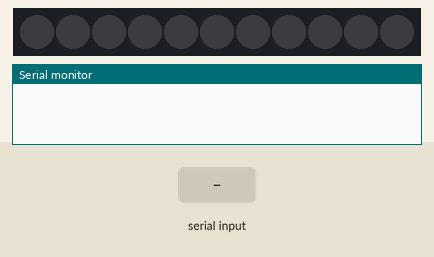
Bench run of a sketch on a simulated Arduino Uno, built with avr-gcc and run on an emulated ATmega328P. Shown: 11 RGB LEDs in strip order, left to right, the last lines printed to the serial monitor. The test bench sets the inputs (shaded band). Dim RGB values are drawn brighter than linear; random numbers use the default seed unless the sketch sets one.

Above: at 1.2 s.
1.3 s: "dispersao\n" received over Serial
At 1.45 s:
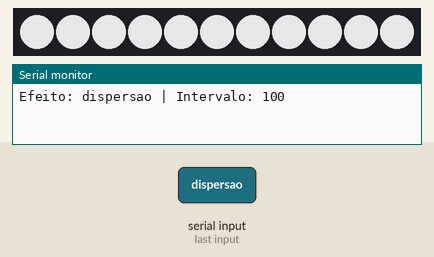
3.2 s: "espectro\n" received over Serial
At 3.35 s:
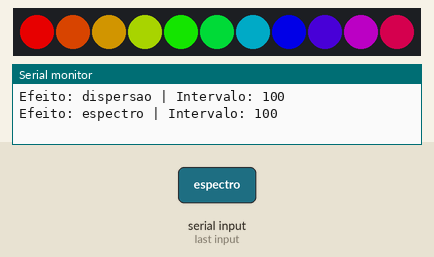
5.1 s: "decolagem 150\n" received over Serial
At 5.32 s:
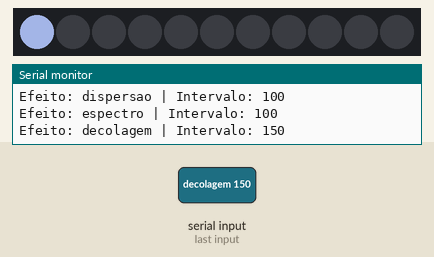
7.0 s: "calculo\n" received over Serial
At 7.27 s:
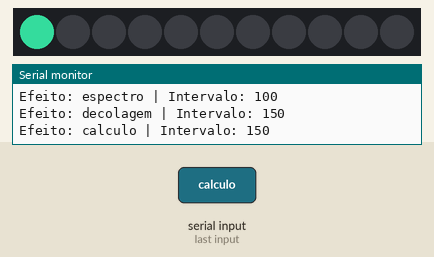
9.1 s: "fogo 1\n" received over Serial
At 9.49 s:
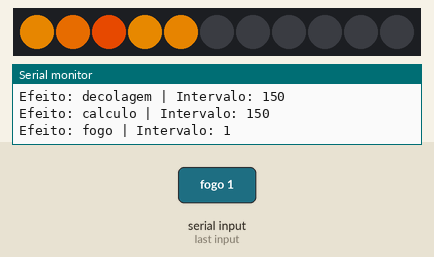
11.7 s: "apagar 150\n" received over Serial
At 13.0 s:
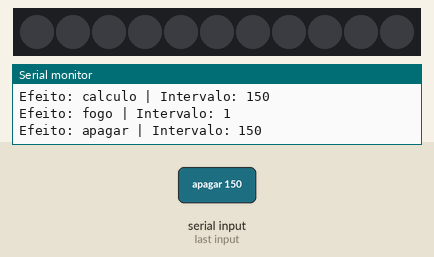

The sketch:

Tarefa_2_LEDs_versao_2.ino
```cpp
#include <FastLED.h>

#define PINO_DADOS 7
#define QTD_LEDS 11

CRGB leds[QTD_LEDS];
int padrao[QTD_LEDS] = {1,0,1,1,0,1,0,0,1,0,1};

String estado = "apagar";

unsigned long tempoAnterior = 0;
unsigned long intervalo = 100;

byte deslocamento = 0;

int p = 0;
int deslize = 0;
int preenchidos = 0;
int posicao = 0;
int brilhoFade = 0;
int direcao = 5;


void fogo() {

  FastLED.clear();

  for (int i = 0; i < 5; i++) {
    int verde = random(40,151);
    leds[i] = CRGB(255, verde, 0);
  }
}

void espectro() {

  int espacamento = 255 / QTD_LEDS;

  for(int i = 0; i < QTD_LEDS; i++) {
    int matiz = deslocamento + i*espacamento;
    leds[i] = CHSV(matiz, 255, 255);
  }

  deslocamento += 10;
}

void dispersao() {

  int espacamento = 255 / QTD_LEDS;

  for(int i = 0; i < QTD_LEDS; i++) {
    int matiz = i * espacamento;
    CRGB corEspectro = CHSV(matiz, 255, 255);
    leds[i] = blend(CRGB::White, corEspectro, p);
  }

  if (p < 255) {
    p += 5;
    if (p > 255) {
      p = 255;
    }
  }
}

void dados() {

  for(int i = 0; i < QTD_LEDS; i++) {

    int pos = (i + deslize) % QTD_LEDS;

    if(padrao[pos] == 1) {
      leds[i] = CRGB(0, 255, 180);
    }
    else {
      leds[i] = CRGB(0, 20, 15);
    }
  }
  deslize++;
}

void calculo() {

  FastLED.clear();

  for(int i = 0; i < QTD_LEDS; i++) {

    if(i < preenchidos) {
      leds[i] = CRGB(50, 210, 150);
    }
  }

  preenchidos++;
  if (preenchidos > QTD_LEDS) {
    preenchidos = 0;
  }
}

void decolagem() {

  FastLED.clear();

  for(int i = 0; i < QTD_LEDS; i++) {

    if (i == posicao) {
      leds[i] = CRGB(180, 200, 255);
    }
    else if (i < posicao) {
      int distancia = posicao - i;
      int brilho = 255 - distancia * 60;
      brilho = max(brilho, 0);
      leds[i] = CRGB(brilho, 100 * brilho / 255, 0);
    }
  }

  if (posicao < QTD_LEDS + 5) {
    posicao++;
  }
}

void respirar() {

  for(int i = 0; i < QTD_LEDS; i++) {
    leds[i] = CRGB(brilhoFade, brilhoFade, brilhoFade);
  }

  brilhoFade += direcao;

  if(brilhoFade >= 255) {
    brilhoFade = 255;
    direcao = -1 * direcao;
  }
  else if(brilhoFade <= 0) {
    brilhoFade = 0;
    direcao = -1 * direcao;
  }
}

void setup() {
  Serial.begin(9600);
  FastLED.addLeds<WS2812B, PINO_DADOS, GRB>(leds, QTD_LEDS);
  FastLED.setBrightness(180);

}

void loop() {
  if (Serial.available() > 0) {
    String entrada = Serial.readStringUntil('\n');
    entrada.trim();

    int espaco = entrada.indexOf(' ');

    String nome = entrada;

    int tempo = -1;

    if(espaco != -1) {
      nome = entrada.substring(0, espaco);
      tempo = entrada.substring(espaco + 1).toInt();
    }
    estado = nome;

    if(tempo > 0) {
      intervalo = tempo;
    }

    if(nome == "decolagem") {
      posicao = 0;
    }
    else if(nome == "dispersao") {
      p = 0;
    }

    Serial.print("Efeito: ");
    Serial.print(nome);
    Serial.print(" | Intervalo: ");
    Serial.println(intervalo);
    }

  if (millis() - tempoAnterior >= intervalo) {
    tempoAnterior = millis();

    if (estado == "apagar") {
      FastLED.clear();
    }
    else if (estado == "branco") {
      for (int i = 0; i < QTD_LEDS; i++) {
        leds[i] = CRGB::White;
      }
    }
    else if (estado == "fogo") {
      fogo();
    }
    else if (estado == "espectro") {
      espectro();
    }
    else if (estado == "dispersao") {
      dispersao();
    }
    else if (estado == "dados") {
      dados();
    }
    else if (estado == "calculo") {
      calculo();
    }
    else if (estado == "decolagem") {
      decolagem();
    }
    else if (estado == "respirar") {
      respirar();
    }
    else {
      FastLED.clear();
    }

  FastLED.show();
    }
  }
```

Measured:
- after the input at 1.3 s, the LEDs: change after 0.10 s (image 1)
